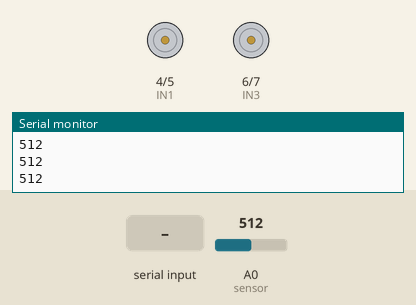
The sketch below on a simulated Arduino Leonardo, built with avr-gcc and run on an emulated ATmega32U4. Shown: motor-driver pin pairs drawn as motors (green arrow = first pin HIGH = forward, orange = second pin HIGH = backward, longer = more drive), the last lines printed to the serial monitor. Inputs (shaded band) come from the test bench; at power-on: A0 (sensor) = 512.

Above: at 1.3 s.
1.4 s: "F" received over Serial
At 2.2 s:
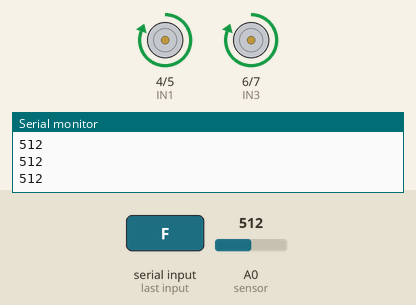
3.0 s: "B" received over Serial
At 3.4 s:
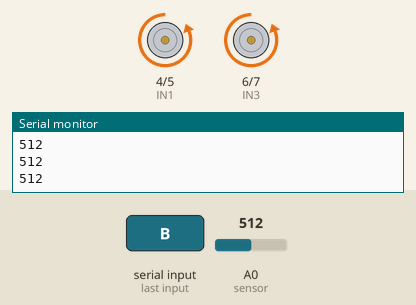
4.5 s: "R" received over Serial
At 5.7 s:
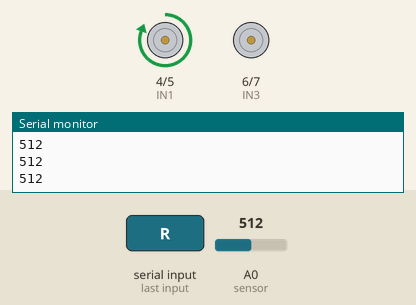
6.0 s: "L" received over Serial
At 6.9 s:
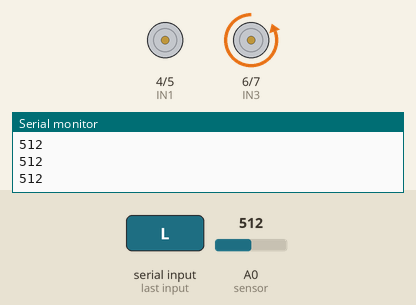
7.5 s: "S" received over Serial
At 8.1 s:
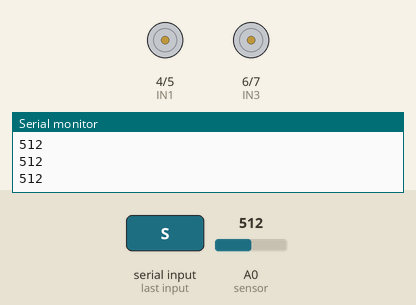
Timing chart, 0 to 10.0 s (numbered marks = the images above; inputs shaded):
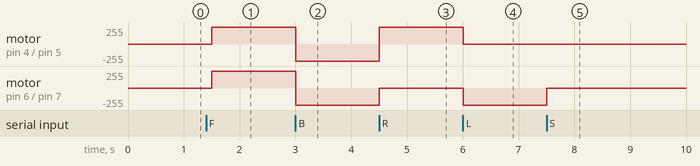

The sketch:

maquinaDeGuerra.ino
```cpp
//Autor : Leandro e Leonardo

//Definicoes pinos Arduino ligados a entrada da Ponte H
int IN1 = 4;
int IN2 = 5;
int IN3 = 6;
int IN4 = 7;

//Pino analógico em que o sensor está conectado.
int sensor = 0;

//variável usada para ler o valor do sensor em tempo real.
int valorSensor = 0;

void setup()
{
  //Define os pinos como saida
  pinMode(IN1, OUTPUT);
  pinMode(IN2, OUTPUT);
  pinMode(IN3, OUTPUT);
  pinMode(IN4, OUTPUT);

  //Ativando o serial monitor que exibirá os valores lidos no sensor.
  Serial.begin(9600);
}

void loop()
{

  if (Serial.available()) {
    char letra = Serial.read();

    if(letra == 'F') //Se o caractere recebido for a letra 'F'
    {
      //Move o carrinho para frente
      digitalWrite(IN1, HIGH);
      digitalWrite(IN2, LOW);
      digitalWrite(IN3, HIGH);
      digitalWrite(IN4, LOW);
    }
    else if (letra == 'B') //Se o caractere recebido for a letra 'B'
    {
      //Move o carrinho para trás
      digitalWrite(IN2, HIGH);
      digitalWrite(IN1, LOW);
      digitalWrite(IN4, HIGH);
      digitalWrite(IN3, LOW);
    }
    else if (letra == 'R') //Se o caractere recebido for a letra 'R'
    {
      //Move o carrinho para direita
      digitalWrite(IN1, HIGH);
      digitalWrite(IN2, LOW);
      digitalWrite(IN4, LOW);
      digitalWrite(IN3, LOW);
    }
    else if (letra == 'L') //Se o caractere recebido for a letra 'L'
    {
      //Move o carrinho para esquerda
      digitalWrite(IN1, LOW);
      digitalWrite(IN2, LOW);
      digitalWrite(IN4, HIGH);
      digitalWrite(IN3, LOW);
    }
    else if (letra == 'S') //Se o caractere recebido for a letra 'S'
    {
    //Para o carrinho
      digitalWrite(IN1, LOW);
      digitalWrite(IN2, LOW);
      digitalWrite(IN4, LOW);
      digitalWrite(IN3, LOW);
    }
  }

   //Lendo o valor do sensor.
  int valorSensor = analogRead(sensor);

  //Exibindo o valor do sensor no serial monitor.
  Serial.println(valorSensor);

  delay(500);
}
```

Measured:
- after the input at 1.4 s, motor on pin 4 (IN1) / pin 5 (IN2), motor on pin 6 (IN3) / pin 7 (IN4): stopped → forward 255/255 after 0.10 s
- after the input at 3.0 s, motor on pin 4 (IN1) / pin 5 (IN2), motor on pin 6 (IN3) / pin 7 (IN4): forward 255/255 → backward 255/255 at once
- after the input at 4.5 s, motor on pin 4 (IN1) / pin 5 (IN2): backward 255/255 → forward 255/255 at once; motor on pin 6 (IN3) / pin 7 (IN4): backward 255/255 → stopped at once
- after the input at 6.0 s, motor on pin 4 (IN1) / pin 5 (IN2): forward 255/255 → stopped at once; motor on pin 6 (IN3) / pin 7 (IN4): stopped → backward 255/255 at once
- after the input at 7.5 s, motor on pin 6 (IN3) / pin 7 (IN4): backward 255/255 → stopped at once
